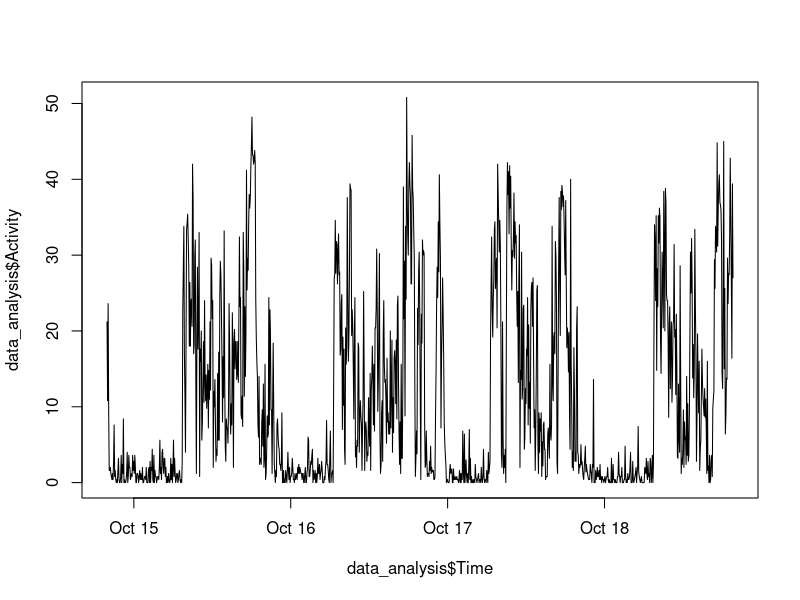
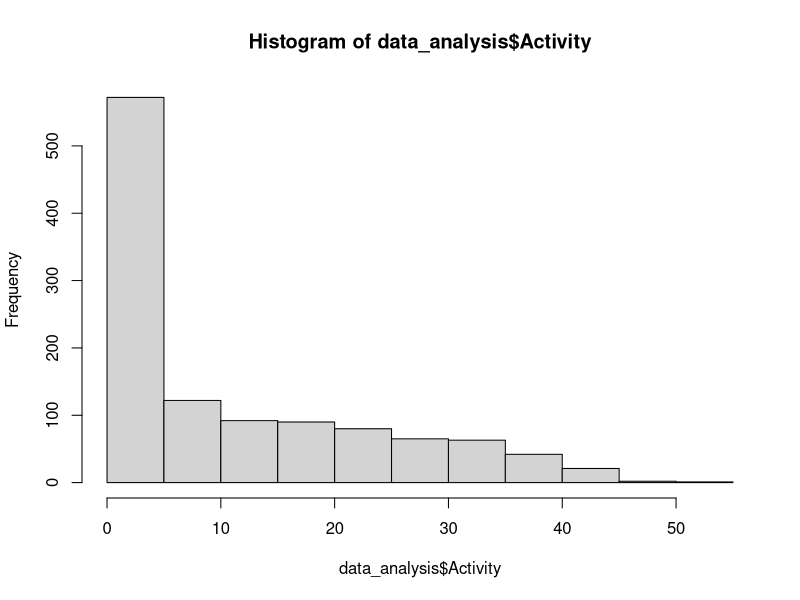
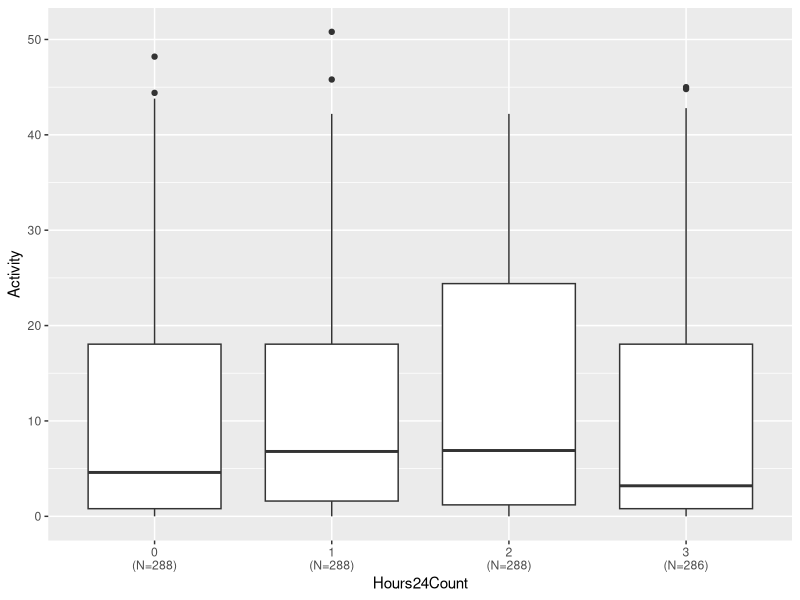
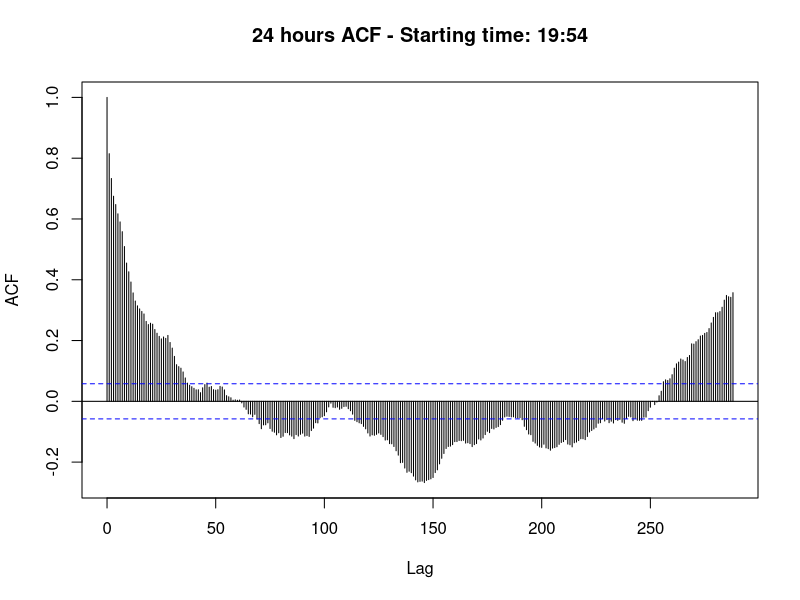
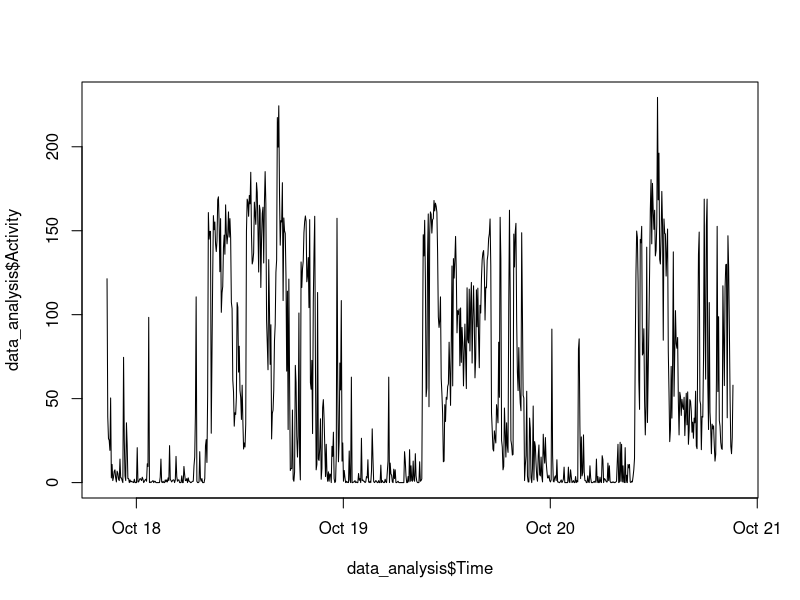
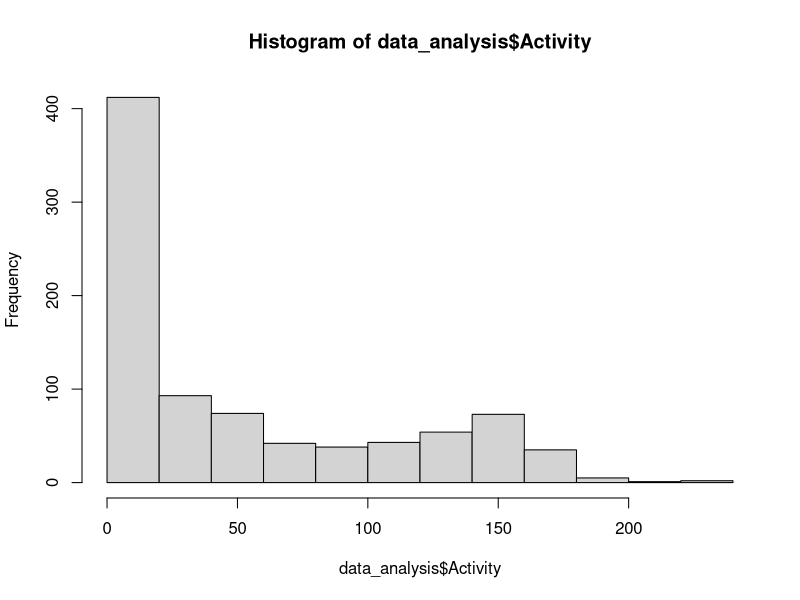
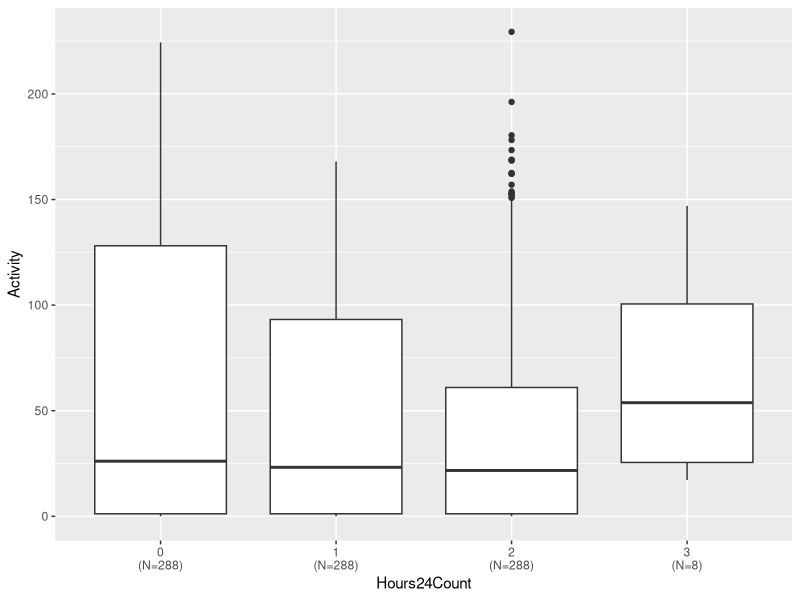
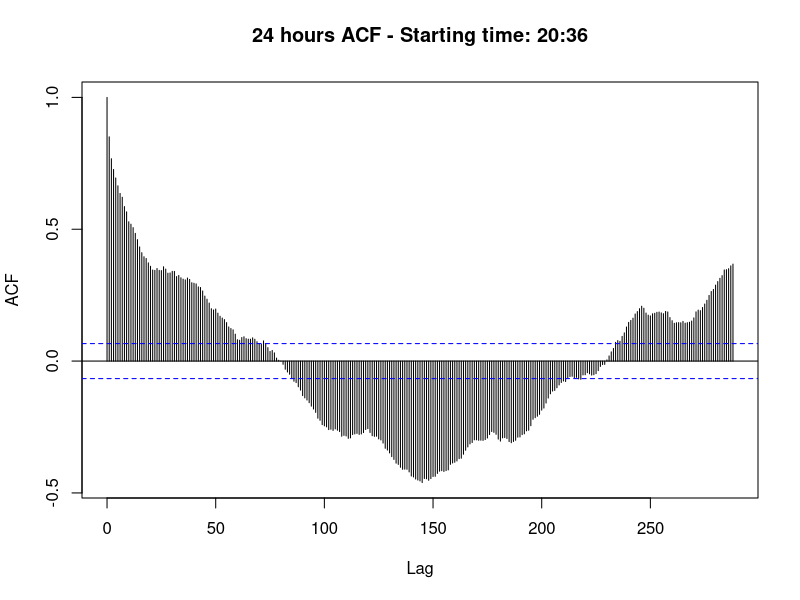

These figures' R source, in order:
rm(list=ls())
require(ggplot2)
require(reshape2)
###############
# IMPORT DATA #
###############
data_subj1 <- read.csv("Data/Subject_1_(19).csv")
data_subj2 <- read.csv("Data/Subject_2_(21).csv")
data_subj3 <- read.csv("Data/Subject_3_(23).csv")

##################
# CLEANING FOR R #
##################

data_subj1$Time <- as.POSIXct(data_subj1$Time, format = "00%y-%m-%d %H:%M:%S") #Specify that this is a date-time
data_subj2$Time <- as.POSIXct(data_subj2$Time, format = "00%y-%m-%d %H:%M:%S")
data_subj3$Time <- as.POSIXct(data_subj3$Time, format = "00%y-%m-%d %H:%M:%S")

########################
# EXPLORATORY ANALYSIS #
########################

exploratoryAnalysis <- function (data_analysis) {
  op <- par(ask=TRUE)
  print(summary(data_analysis))
  plot(data_analysis$Time, data_analysis$Activity, type="l")
  hist(data_analysis$Activity)
  #Create extra column that count the different days (24 hours)
  data_analysis$Hours24Count <- NA
  counter24 <- 0
  while(TRUE) {
    #Select observations in a 24 hours interval
    data_analysis$Hours24Count[data_analysis$Time >= min(data_analysis$Time)+counter24*60*60*24 & 
                                 data_analysis$Time < min(data_analysis$Time)+(counter24+1)*60*60*24] <- counter24
    counter24 <- counter24+1
    if(min(data_analysis$Time)+counter24*60*60*24 > max(data_analysis$Time)) { #There are no other observations to check
      break
    }
  }
  data_analysis$Hours24Count <- factor(data_analysis$Hours24Count)
  #Boxplot to check the distribution of the different days (to see if independendence sequences can be a sensible hypothesis)
  xlabs <- paste(levels(data_analysis$Hours24Count),"\n(N=",table(data_analysis$Hours24Count),")",sep="")
  p <- ggplot(data_analysis, aes(x=Hours24Count, y=Activity)) + geom_boxplot() + scale_x_discrete(labels=xlabs)
  print(p)
  
  #Plot ACF
  acf(data_analysis$Activity, lag.max = length(which(data_analysis$Hours24Count==0)),
      main=paste("24 hours ACF - Starting time: ",substr(data_analysis$Time[1], 12, 16), sep=""))
  #In thic case we can not assume stationarity in the classical sense, given the periodicty...so does doing the ACF make sense?!
  
  par(op) #Remove par(ask=TRUE)
}

exploratoryAnalysis(data_subj1)
exploratoryAnalysis(data_subj2)
exploratoryAnalysis(data_subj3)
